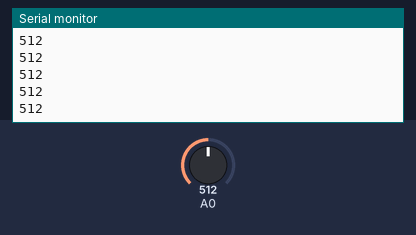
Simulated run of this sketch. Board: Arduino Uno, built with avr-gcc and run on an emulated ATmega328P. Parts: the last lines printed to the serial monitor. The inputs (shaded band) are chosen by the test bench; at power-on: A0 = 512.

Above: at 1.2 s.
1.3 s: A0 set to 716
At 2.0 s:
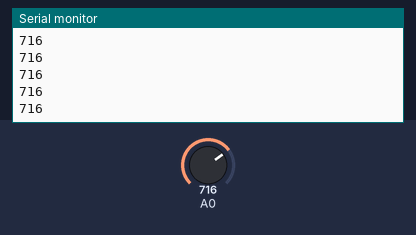
2.8 s: A0 set to 900
At 3.8 s:
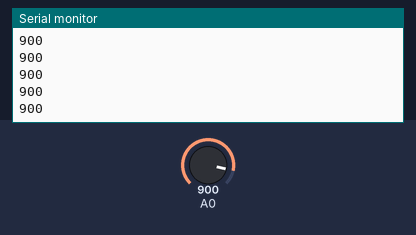
Timing chart, 0 to 5.8 s (numbered marks = the images above; inputs shaded):
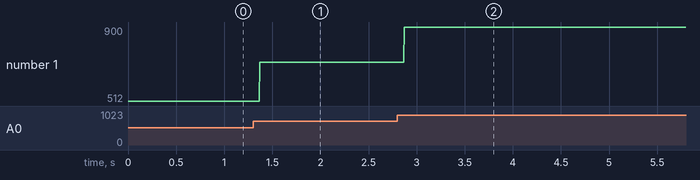

The sketch:

projet_coeur_de_led.ino
```cpp
void setup() {
  Serial.begin(9600);
}

void loop() {
  int in = analogRead(A0);
  Serial.println(in);
}
```

Measured:
- after the input at 1.3 s, the serial monitor: prints a new line after 0.07 s (image 1)
- after the input at 2.8 s, the serial monitor: prints a new line after 0.07 s (image 2)
- plotted number 1: 512 → 716 after the input at 1.3 s, 716 → 900 after the input at 2.8 s
